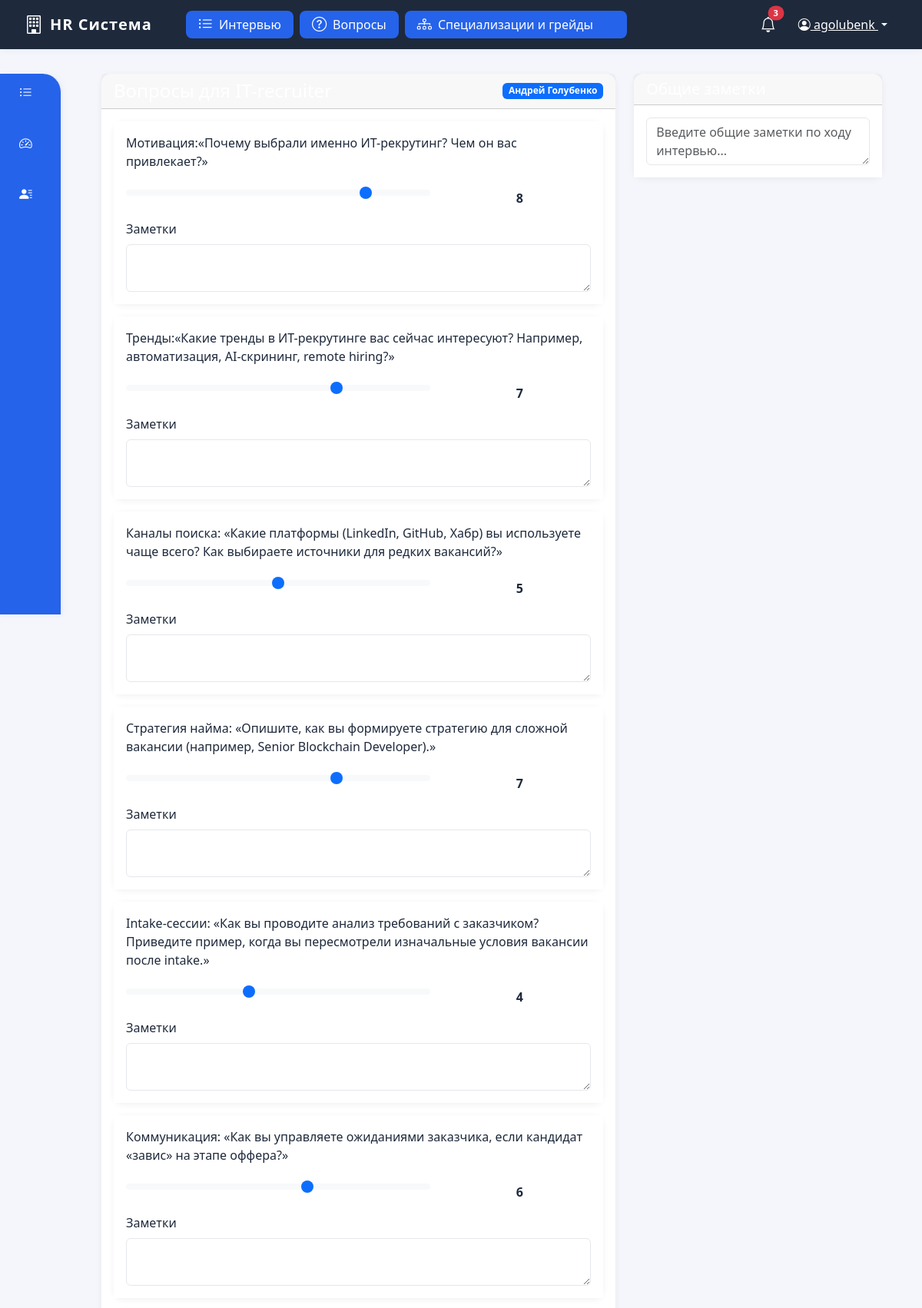
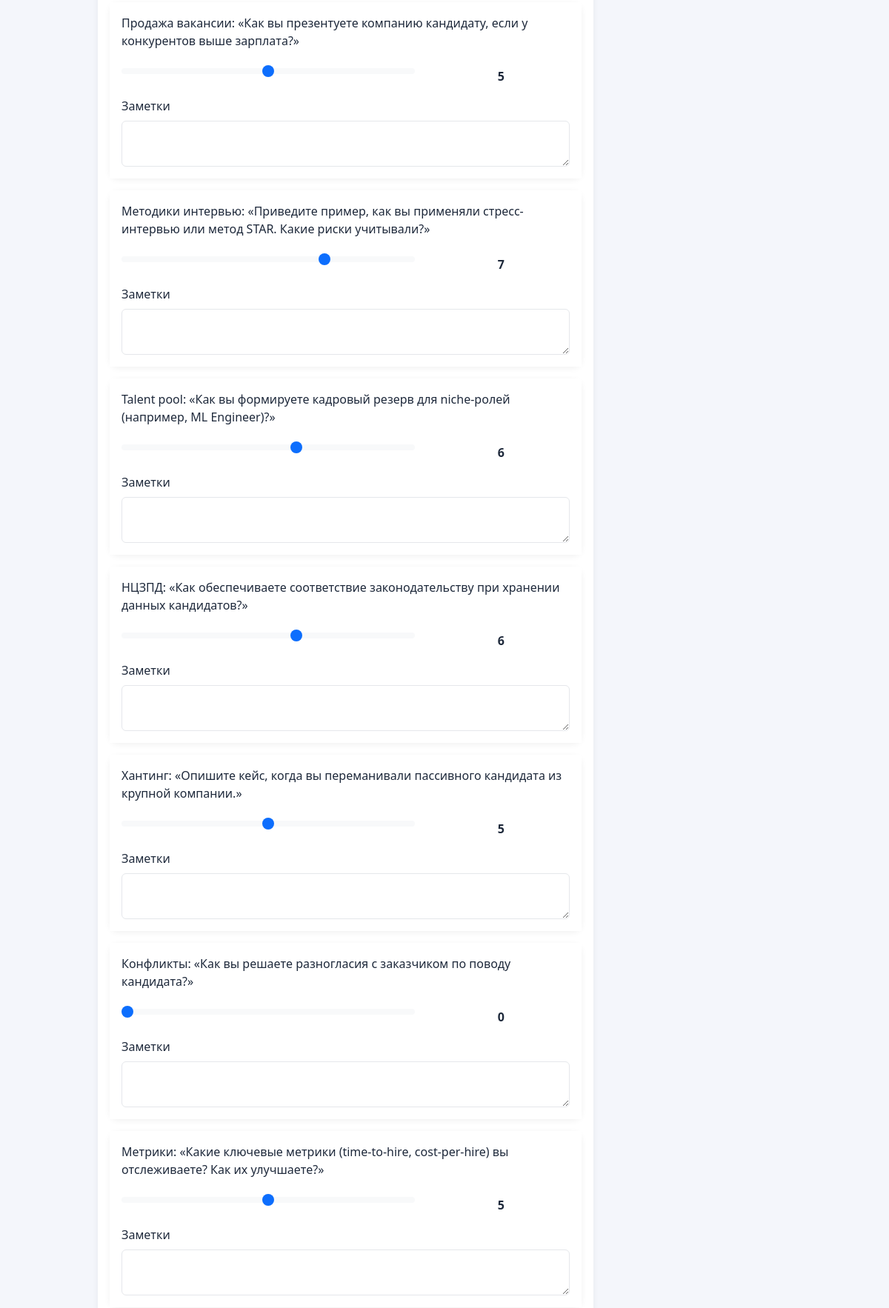
Screenshot of /interview/10/conduct/ (signed in, upper part) with the database file from the repository (2 pictures, top to bottom).
### positions/models.py (models this page shows, shortened)
class Interview(models.Model):
    position = models.ForeignKey(Position, on_delete=models.CASCADE, verbose_name="Специализация")
    candidate_name = models.CharField(max_length=255, verbose_name="ФИО кандидата")
    expected_grade = models.ForeignKey(Grade, on_delete=models.SET_NULL, null=True, related_name='expected_interviews', verbose_name="Ожидаемый грейд")
    expected_salary = models.DecimalField(max_digits=10, decimal_places=2, verbose_name="Ожидаемая ЗП")
    current_grade = models.ForeignKey(Grade, on_delete=models.SET_NULL, null=True, blank=True, related_name='current_interviews', verbose_name="Текущий грейд")
    general_notes = models.TextField(blank=True, verbose_name="Общие заметки")
    created_at = models.DateTimeField(auto_now_add=True, verbose_name="Дата создания")
    updated_at = models.DateTimeField(auto_now=True, verbose_name="Дата обновления")
    class Meta:
        verbose_name = "Интервью"
        verbose_name_plural = "Интервью"
        ordering = ['-created_at']

class InterviewQuestion(models.Model):
    QUESTION_TYPES = [
        ('question', 'Вопрос'),
        ('test', 'Тестовое'),
    ]
    TEST_TYPES = [
        ('single_choice', 'Один ответ'),
        ('multiple_choice', 'Множественный ответ'),
        ('open_ended', 'Открытый вопрос'),
        ('drag_drop', 'Карточки (drag&drop)'),
    ]
    text = models.TextField(verbose_name='Текст вопроса')
    position = models.ForeignKey(Position, on_delete=models.CASCADE, verbose_name='Специализация')
    question_type = models.CharField(
        max_length=20,
        choices=QUESTION_TYPES,
        verbose_name='Тип вопроса',
        default='question'
    )
    test_type = models.CharField(
        max_length=20,
        choices=TEST_TYPES,
        verbose_name='Тип тестового',
        null=True,
        blank=True
    )
    order = models.IntegerField(verbose_name='Порядок', default=0)
    is_active = models.BooleanField(verbose_name='Активен', default=True)
    created_at = models.DateTimeField(verbose_name='Дата создания', auto_now_add=True)
    updated_at = models.DateTimeField(verbose_name='Дата обновления', auto_now=True)
    class Meta:
        verbose_name = 'Вопрос интервью'
        verbose_name_plural = 'Вопросы интервью'
        ordering = ['position__name', 'order']
        unique_together = ['text', 'position']

class InterviewAnswer(models.Model):
    interview = models.ForeignKey(Interview, on_delete=models.CASCADE, related_name='answers', verbose_name="Интервью")
    question = models.ForeignKey(InterviewQuestion, on_delete=models.CASCADE, verbose_name="Вопрос")
    score = models.IntegerField(validators=[MinValueValidator(0), MaxValueValidator(10)], verbose_name="Балл")
    notes = models.TextField(blank=True, verbose_name="Заметки")
    class Meta:
        verbose_name = "Ответ на вопрос"
        verbose_name_plural = "Ответы на вопросы"
        unique_together = ['interview', 'question']

### positions/views.py (the view, shortened to what this page needs)
# urls.py: path('interview/<int:pk>/conduct/', views.InterviewConductView.as_view(), name='interview_conduct'),
class InterviewConductView(LoginRequiredMixin, UpdateView):
    model = Interview
    template_name = 'positions/interview_conduct.html'
    fields = []
    def get_context_data(self, **kwargs):
        context = super().get_context_data(**kwargs)
        interview = self.get_object()
        questions = InterviewQuestion.objects.filter(position=interview.position)
        question_answers = []
        for question in questions:
            answer, created = InterviewAnswer.objects.get_or_create(
                interview=interview,
                question=question,
                defaults={'score': 0}
            )
            question_answers.append({
                'question': question,
                'answer': answer
            })
        context['question_answers'] = question_answers
        return context

### templates/positions/interview_conduct.html (shortened to what this page needs)
{% extends 'positions/base.html' %}
{% block content %}
<div class="container-fluid">
    <div class="row">
        <div class="col-md-8">
            <div class="card">
                <div class="card-header d-flex justify-content-between align-items-center">
                    <h4 class="mb-0">Вопросы для {{ object.position.name }}</h4>
                    <span class="badge bg-primary">{{ object.candidate_name }}</span>
                </div>
                <div class="card-body">
                    <form method="post" id="interviewForm">
                        {% for item in question_answers %}
                        <div class="card question-card">
                            <div class="card-body">
                                <div class="question-text">{{ item.question.text }}</div>
                                <div class="row align-items-center">
                                    <div class="col-md-8">
                                        <input type="range"
                                               class="form-range score-slider"
                                               name="score_{{ item.question.id }}"
                                               id="score_{{ item.question.id }}"
                                               min="0"
                                               max="10"
                                               step="1"
                                               value="{{ item.answer.score }}"
                                               oninput="updateScore(this)">
                                    </div>
                                    <div class="col-md-4">
                                        <div class="score-value" id="score_value_{{ item.question.id }}">{{ item.answer.score }}</div>
                                    </div>
                                </div>
                                <div class="mt-3">
                                    <label for="notes_{{ item.question.id }}" class="form-label">Заметки</label>
                                    <textarea class="form-control"
                                              name="notes_{{ item.question.id }}"
                                              id="notes_{{ item.question.id }}"
                                              rows="2">{{ item.answer.notes }}</textarea>
                                </div>
                            </div>
                        </div>
                        {% endfor %}
                    </form>
                </div>
            </div>
        </div>
        <div class="col-md-4">
            <div class="card sticky-notes">
                <div class="card-header">
                    <h5 class="mb-0">Общие заметки</h5>
                </div>
                <div class="card-body">
                    <textarea class="form-control notes-area"
                              name="general_notes"
                              id="general_notes"
                              placeholder="Введите общие заметки по ходу интервью...">{{ object.general_notes }}</textarea>
                </div>
            </div>
        </div>
    </div>
</div>
{% endblock %}

### templates/positions/base.html (shortened to what this page needs)
<!DOCTYPE html>
<html lang="ru">
<head>
    <link href="https://cdn.jsdelivr.net/npm/bootstrap@5.3.0/dist/css/bootstrap.min.css" rel="stylesheet">
    <link href="https://cdn.jsdelivr.net/npm/bootstrap-icons@1.11.3/font/bootstrap-icons.css" rel="stylesheet">
</head>
<body>
    <nav class="sidebar d-flex flex-column" id="sidebar">
        <ul class="nav flex-column mb-2">
            <li class="nav-item">
                <a class="nav-link {% if request.resolver_match.url_name == 'interview_list' %}active{% endif %}" href="{% url 'positions:interview_list' %}">
                    <i class="bi bi-list-ul"></i> <span>Интервью</span>
                </a>
            </li>
            <li class="nav-item">
                <a class="nav-link " href="{% url 'positions:index' %}">
                    <i class="bi bi-speedometer2"></i> <span>Системы оценки</span>
                </a>
            </li>
            <li class="nav-item">
                <a class="nav-link {% if request.resolver_match.url_name == 'candidate_list' %}active{% endif %}" href="{% url 'positions:candidate_list' %}">
                    <i class="bi bi-person-lines-fill"></i> <span>Кандидаты</span>
                </a>
            </li>
        </ul>
    </nav>
    <div class="main">
        <div class="topbar">
            <div class="left">
                <div class="logo">
                    <i class="bi bi-building"></i>
                    <span>HR Система</span>
                </div>
                <nav class="topbar-nav d-flex align-items-center ms-4 gap-2 position-relative">
                    <a href="{% url 'positions:interview_list' %}" class="btn btn-light d-flex align-items-center gap-2 px-3 py-1 fw-medium">
                        <i class="bi bi-list-ul"></i>
                        <span>Интервью</span>
                    </a>
                    <a href="{% url 'positions:questions' %}" class="btn btn-light d-flex align-items-center gap-2 px-3 py-1 fw-medium">
                        <i class="bi bi-question-circle"></i>
                        <span>Вопросы</span>
                    </a>
                    <div class="custom-dropdown" id="specDropdown">
                        <a href="#" class="btn btn-light d-flex align-items-center gap-2 px-3 py-1 fw-medium dropdown-toggle-custom" id="specDropdownBtn">
                            <i class="bi bi-diagram-3"></i>
                            <span>Специализации и грейды</span>
                        </a>
                    </div>
                </nav>
            </div>
            <div class="d-flex align-items-center gap-3">
                <a href="#" class="text-decoration-none position-relative">
                    <i class="bi bi-bell fs-5"></i>
                    <span class="position-absolute top-0 start-100 translate-middle badge rounded-pill bg-danger" style="font-size:0.7rem;">3</span>
                </a>
                {% if user.is_authenticated %}
                <div class="user-dropdown dropdown">
                    <button class="btn btn-link dropdown-toggle" type="button" data-bs-toggle="dropdown">
                        <i class="bi bi-person-circle"></i> {{ user.username }}
                    </button>
                </div>
                {% endif %}
            </div>
        </div>
        <main class="main-content">
            {% block content %}{% endblock %}
        </main>
    </div>
</body>
</html>

### templates/positions/base.html (style rules this page uses)
:root { --bg-primary: #f4f6fb; --bg-secondary: #ffffff; --sidebar-bg: #2563eb; --sidebar-active-bg: #1e40af; --sidebar-text: #fff; --sidebar-icon: #fff; --topbar-bg: #1e293b; --topbar-text: #fff; --topbar-icon: #fff; --btn-primary-bg: #2563eb; --btn-primary-text: #fff; --btn-primary-hover-bg: #1e40af; --btn-primary-hover-text: #fff; --dropdown-bg: #fff; --dropdown-text: #1e293b; --dropdown-hover-bg: #e0e7ef; --dropdown-hover-text: #2563eb; --border-color: #e5e7eb; --card-shadow: 0 2px 8px rgba(37,99,235,0.06); --input-bg: #fff; --input-border: #e5e7eb; --table-header-bg: #f8fafc; --table-row-hover: #f1f5f9; --inline-edit-bg: #f8fafc; --inline-edit-border: #e5e7eb; --sidebar-active-icon: #1e40af; --dropdown-active-icon: #2563eb; --sidebar-icon-dark: #1e40af; }
body { background-color: var(--bg-primary); min-height: 100vh; color: var(--topbar-text); transition: background-color 0.3s ease, color 0.3s ease; }
.sidebar { position: fixed; top: 96px; left: 0; height: calc(100vh - 96px); width: 80px; background: var(--sidebar-bg); color: var(--sidebar-text); z-index: 1030; display: flex; flex-direction: column; box-shadow: 2px 0 8px rgba(0,0,0,0.04); border-top-right-radius: 1.5rem; border-bottom-right-radius: 0; overflow: hidden; transition: width 0.2s cubic-bezier(.4,0,.2,1); border-right: 1px solid var(--border-color); }
.sidebar .nav { flex-direction: column; gap: 0.25rem; padding-left: 0; margin-bottom: 2rem; }
.sidebar .nav-link { color: var(--sidebar-text); font-weight: 500; border-radius: 0.25rem; font-size: 1.05rem; display: flex; align-items: center; gap: 0.75rem; transition: background 0.2s, color 0.2s, padding 0.2s; justify-content: center; padding: 0.75rem 0.5rem; position: relative; }
.sidebar .nav-link i { color: var(--sidebar-text) !important; }
.main { margin-left: 80px; min-height: 100vh; background: var(--bg-primary); transition: margin-left 0.2s cubic-bezier(.4,0,.2,1); padding-top: 64px; }
.topbar { height: 64px; background: var(--topbar-bg); box-shadow: var(--card-shadow); display: flex; align-items: center; justify-content: space-between; padding: 0 2rem; position: fixed; top: 0; left: 0; width: 100vw; z-index: 1050; }
.topbar .left { display: flex; align-items: center; gap: 1.25rem; }
.topbar .logo { display: flex; align-items: center; gap: 0.5rem; font-size: 1.25rem; font-weight: 700; color: var(--topbar-text); letter-spacing: 1px; }
.topbar .logo i { font-size: 1.5rem; }
.topbar .user-dropdown .btn-link { color: var(--topbar-text); font-weight: 500; }
.main-content { padding: 2rem 2.5rem 2rem 2.5rem; }
.card { border: none; border-radius: 0.75rem; box-shadow: 0 2px 8px rgba(0,0,0,0.06); background: var(--bg-secondary); color: var(--topbar-text); }
.topbar-nav .btn { border-radius: 0.5rem; background: var(--btn-primary-bg); color: var(--btn-primary-text); border: none; font-size: 1rem; transition: background 0.2s, color 0.2s, box-shadow 0.2s; }
.topbar-nav .btn i { font-size: 1.2rem; color: var(--btn-primary-text); }
.custom-dropdown { position: relative; }
.dropdown-toggle-custom::after { content: ''; display: inline-block; margin-left: 0.5em; vertical-align: middle; border-top: 0.4em solid #2563eb; border-right: 0.4em solid transparent; border-left: 0.4em solid transparent; }
input, select, textarea { background-color: var(--input-bg) !important; border-color: var(--input-border) !important; color: var(--dropdown-text) !important; }
.btn-light { background-color: var(--bg-secondary); border-color: var(--border-color); color: var(--dropdown-text); }
.nav-link { color: var(--dropdown-text); }
.logo, .system-title { color: var(--topbar-text); }
.bi { color: var(--topbar-icon); }
:root .sidebar .nav-link i { color: var(--sidebar-text) !important; }
.btn .bi { color: inherit; }
.btn-light .bi { color: var(--dropdown-text); }
.tab-content, .tab-pane, .card-body { background: var(--bg-secondary) !important; color: var(--dropdown-text) !important; }

### templates/positions/interview_conduct.html (style rules this page uses)
.question-card { margin-bottom: 1rem; }
.question-text { font-weight: 500; margin-bottom: 1rem; }
.score-slider { width: 100%; }
.score-value { font-weight: 600; text-align: center; margin-top: 0.5rem; }
.notes-area { height: 100%; min-height: 300px; }
.sticky-notes { position: sticky; top: 1rem; }

### rows the page displays
Interview: candidate_name "Андрей Голубенко"
InterviewQuestion: question.text "Мотивация:«Почему выбрали именно ИТ-рекрутинг? Чем он вас привлекает?»", question.id "8", answer.score "8"
InterviewQuestion: question.text "Тренды:«Какие тренды в ИТ-рекрутинге вас сейчас интересуют? Например, автоматизация, AI-скрининг, remote hiring?»", question.id "7", answer.score "7"
InterviewQuestion: question.text "Каналы поиска: «Какие платформы (LinkedIn, GitHub, Хабр) вы используете чаще всего? Как выбираете источники для редких вакансий?»", question.id "5", answer.score "5"
InterviewQuestion: question.text "Стратегия найма: «Опишите, как вы формируете стратегию для сложной вакансии (например, Senior Blockchain Developer).»", question.id "7", answer.score "7"
InterviewQuestion: question.text "Intake-сессии: «Как вы проводите анализ требований с заказчиком? Приведите пример, когда вы пересмотрели изначальные условия вакансии после intake.»", question.id "4", answer.score "4"
InterviewQuestion: question.text "Коммуникация: «Как вы управляете ожиданиями заказчика, если кандидат «завис» на этапе оффера?»", question.id "6", answer.score "6"
InterviewQuestion: question.text "Продажа вакансии: «Как вы презентуете компанию кандидату, если у конкурентов выше зарплата?»", question.id "5", answer.score "5"
InterviewQuestion: question.text "Методики интервью: «Приведите пример, как вы применяли стресс-интервью или метод STAR. Какие риски учитывали?»", question.id "7", answer.score "7"
InterviewQuestion: question.text "Talent pool: «Как вы формируете кадровый резерв для niche-ролей (например, ML Engineer)?»", question.id "6", answer.score "6"
InterviewQuestion: question.text "НЦЗПД: «Как обеспечиваете соответствие законодательству при хранении данных кандидатов?»", question.id "6", answer.score "6"
InterviewQuestion: question.text "Хантинг: «Опишите кейс, когда вы переманивали пассивного кандидата из крупной компании.»", question.id "5", answer.score "5"
InterviewQuestion: question.text "Конфликты: «Как вы решаете разногласия с заказчиком по поводу кандидата?»", question.id "0", answer.score "0"
InterviewQuestion: question.text "Метрики: «Какие ключевые метрики (time-to-hire, cost-per-hire) вы отслеживаете? Как их улучшаете?»", question.id "5", answer.score "5"

### other values shown
{{ user.username }} "agolubenk"
